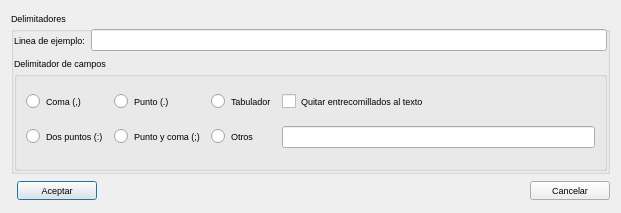
<?xml version="1.0" encoding="UTF-8"?>
<ui version="4.0">
 <class>Separador</class>
 <widget class="QDialog" name="Separador">
  <property name="geometry">
   <rect>
    <x>0</x>
    <y>0</y>
    <width>621</width>
    <height>213</height>
   </rect>
  </property>
  <property name="font">
   <font>
    <pointsize>7</pointsize>
   </font>
  </property>
  <property name="windowTitle">
   <string>Seleccion de delimitadores en ficheros .csv</string>
  </property>
  <property name="windowIcon">
   <iconset resource="recoverdrake.qrc">
    <normaloff>:/Imagenes/configure.png</normaloff>:/Imagenes/configure.png</iconset>
  </property>
  <layout class="QGridLayout" name="gridLayout">
   <item row="1" column="1">
    <widget class="QPushButton" name="pushButton">
     <property name="text">
      <string>Aceptar</string>
     </property>
     <property name="icon">
      <iconset resource="recoverdrake.qrc">
       <normaloff>:/Imagenes/good.png</normaloff>:/Imagenes/good.png</iconset>
     </property>
     <property name="iconSize">
      <size>
       <width>25</width>
       <height>25</height>
      </size>
     </property>
    </widget>
   </item>
   <item row="1" column="2">
    <spacer name="horizontalSpacer_2">
     <property name="orientation">
      <enum>Qt::Horizontal</enum>
     </property>
     <property name="sizeHint" stdset="0">
      <size>
       <width>251</width>
       <height>20</height>
      </size>
     </property>
    </spacer>
   </item>
   <item row="1" column="3">
    <widget class="QPushButton" name="pushButton_2">
     <property name="text">
      <string>Cancelar</string>
     </property>
     <property name="icon">
      <iconset resource="recoverdrake.qrc">
       <normaloff>:/Imagenes/bad.png</normaloff>:/Imagenes/bad.png</iconset>
     </property>
     <property name="iconSize">
      <size>
       <width>25</width>
       <height>25</height>
      </size>
     </property>
    </widget>
   </item>
   <item row="0" column="0" colspan="4">
    <widget class="QGroupBox" name="groupBox">
     <property name="maximumSize">
      <size>
       <width>603</width>
       <height>162</height>
      </size>
     </property>
     <property name="title">
      <string>Delimitadores</string>
     </property>
     <layout class="QGridLayout" name="gridLayout_3">
      <property name="leftMargin">
       <number>0</number>
      </property>
      <property name="topMargin">
       <number>0</number>
      </property>
      <property name="rightMargin">
       <number>0</number>
      </property>
      <property name="bottomMargin">
       <number>0</number>
      </property>
      <item row="0" column="0">
       <widget class="QLabel" name="label_5">
        <property name="maximumSize">
         <size>
          <width>110</width>
          <height>16777215</height>
         </size>
        </property>
        <property name="text">
         <string>Linea de ejemplo:</string>
        </property>
       </widget>
      </item>
      <item row="0" column="1">
       <widget class="QLineEdit" name="lineEdit_3"/>
      </item>
      <item row="1" column="0" colspan="2">
       <widget class="QGroupBox" name="groupBox_2">
        <property name="title">
         <string>Delimitador de campos</string>
        </property>
        <layout class="QGridLayout" name="gridLayout_2">
         <item row="0" column="0">
          <widget class="QRadioButton" name="radioButton">
           <property name="text">
            <string>Coma (,)</string>
           </property>
          </widget>
         </item>
         <item row="0" column="1">
          <widget class="QRadioButton" name="radioButton_2">
           <property name="text">
            <string>Punto (.)</string>
           </property>
          </widget>
         </item>
         <item row="2" column="0">
          <widget class="QRadioButton" name="radioButton_6">
           <property name="text">
            <string>Dos puntos (:)</string>
           </property>
          </widget>
         </item>
         <item row="2" column="1">
          <widget class="QRadioButton" name="radioButton_4">
           <property name="text">
            <string>Punto y coma (;)</string>
           </property>
          </widget>
         </item>
         <item row="2" column="2">
          <widget class="QRadioButton" name="radioButton_5">
           <property name="text">
            <string>Otros</string>
           </property>
          </widget>
         </item>
         <item row="2" column="3">
          <widget class="QLineEdit" name="lineEdit_5">
           <property name="minimumSize">
            <size>
             <width>0</width>
             <height>20</height>
            </size>
           </property>
          </widget>
         </item>
         <item row="0" column="2">
          <widget class="QRadioButton" name="radioButton_3">
           <property name="text">
            <string>Tabulador</string>
           </property>
          </widget>
         </item>
         <item row="0" column="3">
          <widget class="QCheckBox" name="checkBox">
           <property name="text">
            <string>Quitar entrecomillados al texto</string>
           </property>
          </widget>
         </item>
        </layout>
       </widget>
      </item>
     </layout>
    </widget>
   </item>
  </layout>
 </widget>
 <resources>
  <include location="recoverdrake.qrc"/>
 </resources>
 <connections/>
</ui>
